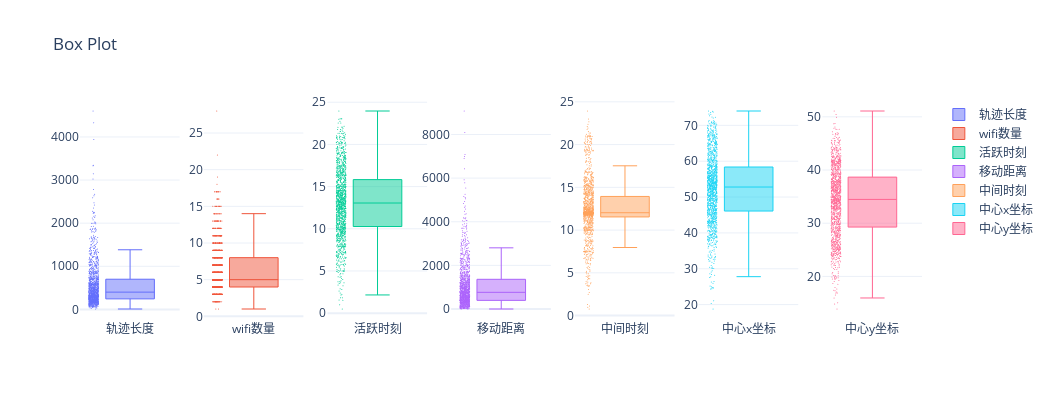

Notebook code cell kept with this figure:
### Code cell
myplot.Boxes([(df_sta.trajs_len,"轨迹长度"),
              (df_sta.wifi_count,"wifi数量"),
              (df_sta.active_moment,"活跃时刻"),
              (df_sta.moving_dis,"移动距离"),
              (df_sta.middle_moment,"中间时刻"),
              (df_sta.center_x,"中心x坐标"),
                (df_sta.center_y,"中心y坐标"),
              ])

### Figure 1 — Plotly figure (JSON) as saved in the notebook; plotly's stock layout.template omitted (floating-point values rounded to 4 significant figures; data arrays with more than 128 entries replaced by an {"elided": "..."} marker saying what was removed)
{"data": [{"boxpoints": "all", "jitter": 0.2, "line": {"width": 1}, "marker": {"size": 1}, "name": "轨迹长度", "type": "box", "xaxis": "x", "y": {"elided": "1343 int values"}, "yaxis": "y"}, {"boxpoints": "all", "jitter": 0.2, "line": {"width": 1}, "marker": {"size": 1}, "name": "wifi数量", "type": "box", "xaxis": "x2", "y": {"elided": "1343 int values"}, "yaxis": "y2"}, {"boxpoints": "all", "jitter": 0.2, "line": {"width": 1}, "marker": {"size": 1}, "name": "活跃时刻", "type": "box", "xaxis": "x3", "y": {"elided": "1343 float values"}, "yaxis": "y3"}, {"boxpoints": "all", "jitter": 0.2, "line": {"width": 1}, "marker": {"size": 1}, "name": "移动距离", "type": "box", "xaxis": "x4", "y": {"elided": "1343 float values"}, "yaxis": "y4"}, {"boxpoints": "all", "jitter": 0.2, "line": {"width": 1}, "marker": {"size": 1}, "name": "中间时刻", "type": "box", "xaxis": "x5", "y": {"elided": "1343 float values"}, "yaxis": "y5"}, {"boxpoints": "all", "jitter": 0.2, "line": {"width": 1}, "marker": {"size": 1}, "name": "中心x坐标", "type": "box", "xaxis": "x6", "y": {"elided": "1343 float values"}, "yaxis": "y6"}, {"boxpoints": "all", "jitter": 0.2, "line": {"width": 1}, "marker": {"size": 1}, "name": "中心y坐标", "type": "box", "xaxis": "x7", "y": {"elided": "1343 float values"}, "yaxis": "y7"}], "layout": {"height": 400, "title": {"text": "Box Plot"}, "width": 1050, "xaxis": {"anchor": "y", "domain": [0, 0.1184]}, "xaxis2": {"anchor": "y2", "domain": [0.1469, 0.2653]}, "xaxis3": {"anchor": "y3", "domain": [0.2939, 0.4122]}, "xaxis4": {"anchor": "y4", "domain": [0.4408, 0.5592]}, "xaxis5": {"anchor": "y5", "domain": [0.5878, 0.7061]}, "xaxis6": {"anchor": "y6", "domain": [0.7347, 0.8531]}, "xaxis7": {"anchor": "y7", "domain": [0.8816, 1.0]}, "yaxis": {"anchor": "x", "domain": [0, 1]}, "yaxis2": {"anchor": "x2", "domain": [0, 1]}, "yaxis3": {"anchor": "x3", "domain": [0, 1]}, "yaxis4": {"anchor": "x4", "domain": [0, 1]}, "yaxis5": {"anchor": "x5", "domain": [0, 1]}, "yaxis6": {"anchor": "x6", "domain": [0, 1]}, "yaxis7": {"anchor": "x7", "domain": [0, 1]}}}
